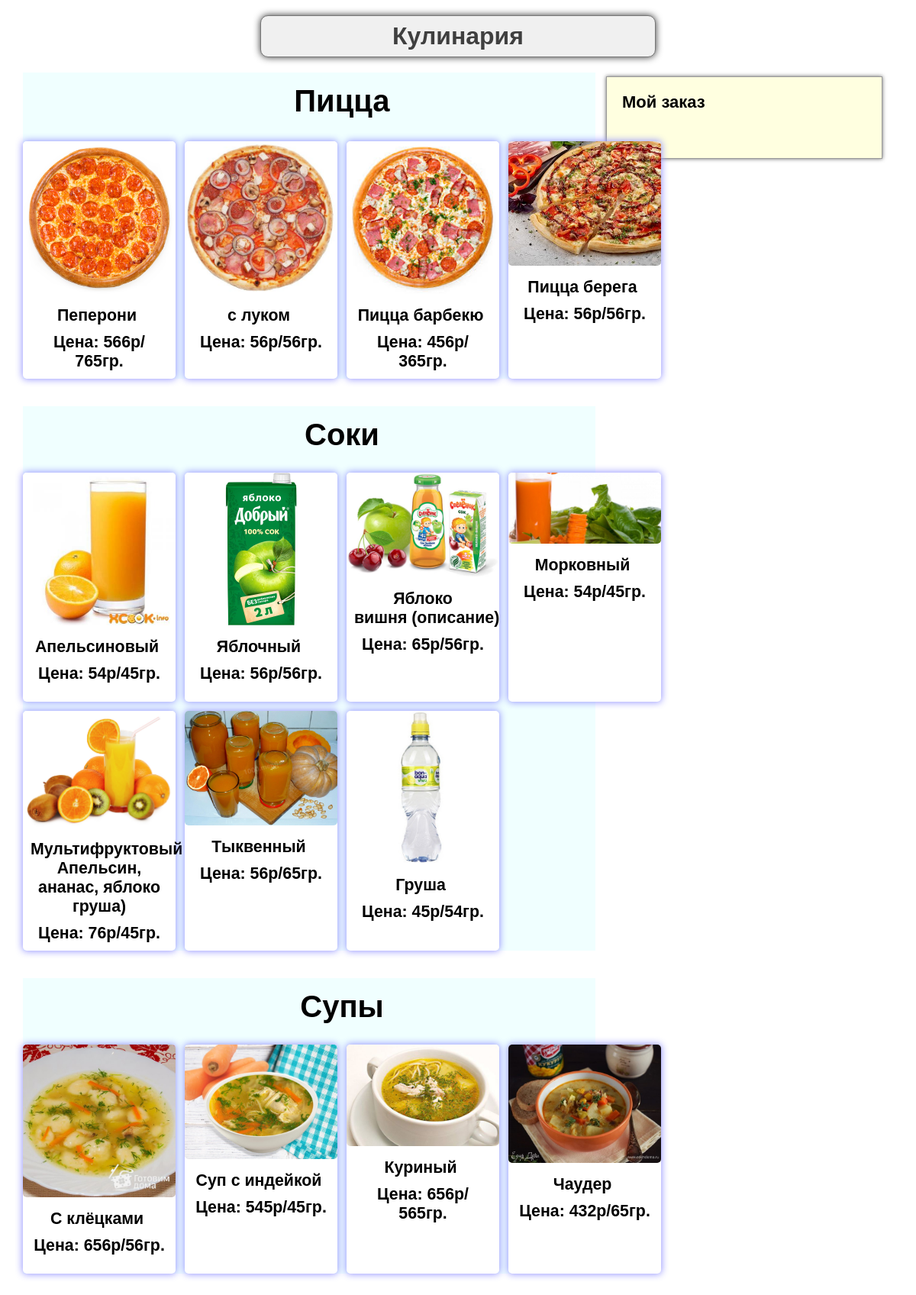
The page / on the database its author committed.
### tables this page shows
CREATE TABLE IF NOT EXISTS `subcat` (
  `id` int(11) NOT NULL,
  `position` int(11) NOT NULL,
  `cat` int(11) NOT NULL,
  `title` varchar(100) NOT NULL,
  `desc` text NOT NULL
);

CREATE TABLE IF NOT EXISTS `products` (
  `id` int(11) NOT NULL,
  `position` int(11) NOT NULL,
  `subcat` int(11) NOT NULL,
  `title` varchar(100) NOT NULL,
  `desc` text NOT NULL,
  `yield` double NOT NULL,
  `price` double NOT NULL,
  `zakaz` double NOT NULL
);

### index.php (the view, shortened to what this page needs)
<?php
include ("blocks/bd.php");
?>
<!DOCTYPE HTML>
<html>
<head>
	<link href="css/style.css"  type="text/css" rel="stylesheet">
	<link href="css/wicart.css" type="text/css" rel="stylesheet">
	<link href="css/styleBasket.css"  type="text/css" rel="stylesheet">
</head>
<body>
<?php
	$result = $connect->query("SELECT * FROM subcat ORDER BY position");
	$num_cat = $result->num_rows;
?>
	<div id="robofood" class="border" >
		<h1>Кулинария</h1>
	</div>
	<div id = "cont">
<?php
include ("blocks/basketWidget.php");
	for($i=1;$i<=$num_cat; $i++){
		$myrow = $result->fetch_array(MYSQLI_ASSOC);
		$catId = $myrow['id'];
		$catName = $myrow['title'];
?>
		<div class = "category">
			<div class = "cattitle"> <?=$catName?></div>
<?
			$res = $connect->query("SELECT * FROM products WHERE `subcat` = '$catId' ORDER BY `position` ");
			$num_prod = $res->num_rows;
			for($j = 1; $j <= $num_prod; $j++){
				$prod = $res->fetch_array(MYSQLI_ASSOC);
				$productId = $prod['id'];
				$productTitle = $prod['title'];
				$productYield = $prod['yield'];
				$productPrice = $prod['price'];
?>
			<div class = "product" onclick="cart.addToCart(this,
														'<?php echo "$productId"; ?>',
														'<?php echo "$productTitle"; ?>',
														'<?php echo "$productYield"; ?>',
														'<?php echo "$productPrice"; ?>')">
				<img src = "img/subcat/<?=$productId?>.jpg">
				<div>
					<p><?=$prod['title']?>&nbsp;<?=$prod['desc']?></p>
					<p>Цена: <?=$prod['price'] ?>р/<wbr><?=$prod['yield']?>гр.</p>
				</div>
			</div>
<?			}		?>
		</div>	<br><br>
<?	}	?>
		<br><br><br>
	</div>
</body>
</html>

### blocks/basketWidget.php (shortened to what this page needs)
<div class="bsk">
	<span id="bskWidjet" onclick="cart.showWinow('bcontainer', 1)"> Мой заказ </span>
	<div id="bskList"> </div>
</div>

### css/style.css (style rules this page uses)
html, body { padding: 0; margin: 0; background: #FFF; }
h1 { padding-top: 0; margin: 0; color: #3F3F3F; }
.border { -webkit-border-radius: 5px; -moz-border-radius: 5px; border-radius: 10px; }
#robofood { padding: 8px; margin: auto; margin-top: 20px; margin-bottom: 20px; background: #F0F0F0; width: 500px; text-align: center; border: 1px solid #777; -webkit-box-shadow: 0px 0px 3px 0px rgba(50, 50, 50, 0.75); -moz-box-shadow: 0px 0px 3px 0px rgba(50, 50, 50, 0.75); box-shadow: 0px 0px 10px 0px rgba(50, 50, 50, 1); }
#cont { position: absolute; min-width: 500px; left: 30px; right: 420px; }
.category { display: grid; background-color: #f0ffff; grid-template-columns: 1fr 1fr 1fr 1fr; grid-template-rows: 1fr 4fr; grid-gap: 1vw; grid-template-areas: "title title title title" "product product product product"; text-align: center; }
.cattitle { grid-area: title; font-size: 30pt; font-weight: bold; padding-top: 15px; }
.product { position: relative; min-height: 300px; min-width: 200px; box-sizing: border-box; text-align: center; font-weight: bold; font-size: 16pt; border-radius: 5px; box-shadow: 0 0 10px 1px #99f; background-color: #fff; }
.product img { max-height: 200px; max-width: 100%; border-radius: 5px; }
.product div { position: relative; bottom: 0; }
.product p { margin: 10px; }

### css/styleBasket.css (style rules this page uses)
.bsk { border: 1px solid #999; background: LightYellow; padding: 20px; width: 320px; position: fixed; right: 2%; top: 100px; //border: 3px solid green; margin-top: 0; margin-right: 20px; overflow: hidden; -webkit-box-shadow: 0px 0px 5px 0px rgba(50, 50, 50, 0.75); -moz-box-shadow: 0px 0px 5px 0px rgba(50, 50, 50, 0.75); box-shadow: 0px 0px 5px 0px rgba(50, 50, 50, 0.75); }
#bskWidjet { font: bold 22px Arial; cursor: pointer; //margin-left: 10px; }
#bskList { padding: 5px 0; margin-top: 10px; margin-bottom: 20px; }

### rows shown on the page
subcat: title "Пицца"
products: shows a picture, title "Пеперони", price "566", yield "765"
products: shows a picture, title "с луком", price "56", yield "56"
products: shows a picture, title "Пицца барбекю", price "456", yield "365"
products: shows a picture, title "Пицца берега", price "56", yield "56"
subcat: title "Соки"
products: shows a picture, title "Апельсиновый", price "54", yield "45"
products: shows a picture, title "Яблочный", price "56", yield "56"
products: shows a picture, title "Яблоко вишня", desc "(описание)", price "65", yield "56"
products: shows a picture, title "Морковный", price "54", yield "45"
products: shows a picture, title "Мультифруктовый", price "76", yield "45"
products: shows a picture, title "Тыквенный", price "56", yield "65"
products: shows a picture, title "Груша", price "45", yield "54"
subcat: title "Супы"
products: shows a picture, title "С клёцками", price "656", yield "56"
products: shows a picture, title "Суп с индейкой", price "545", yield "45"
products: shows a picture, title "Куриный", price "656", yield "565"
products: shows a picture, title "Чаудер", price "432", yield "65"
